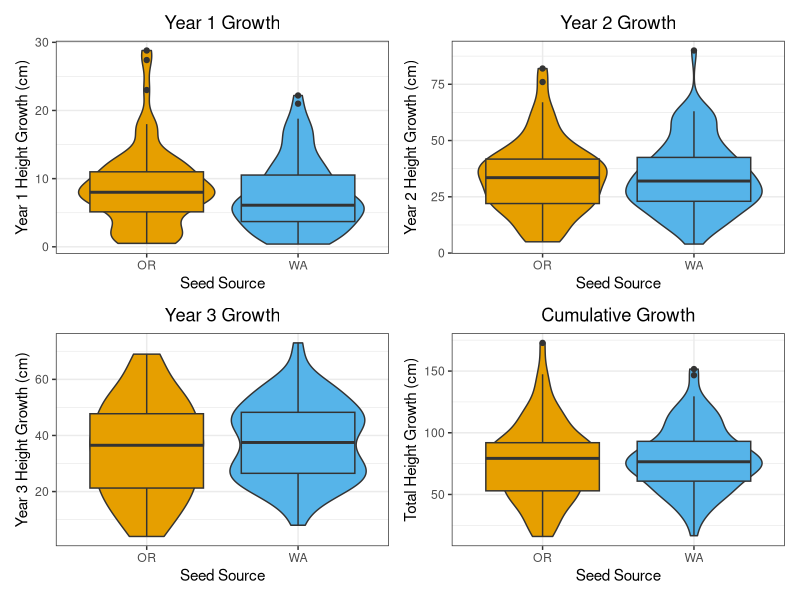
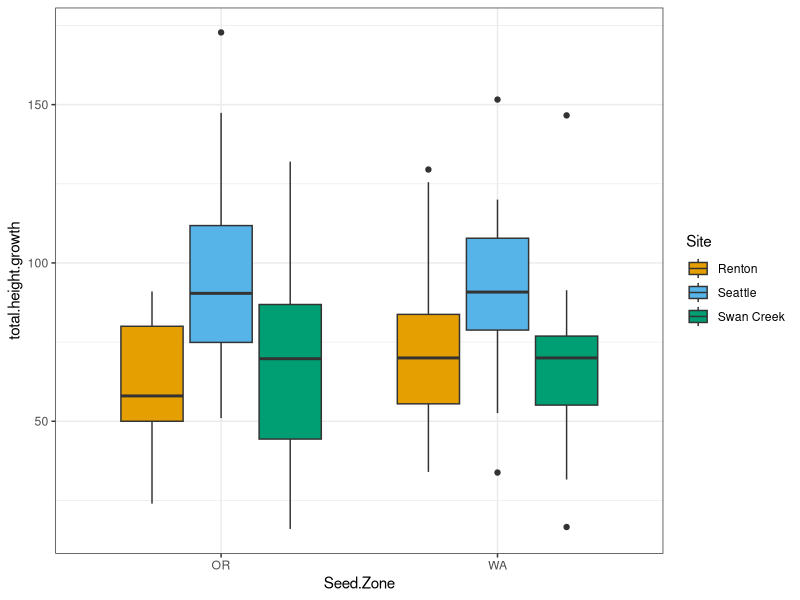
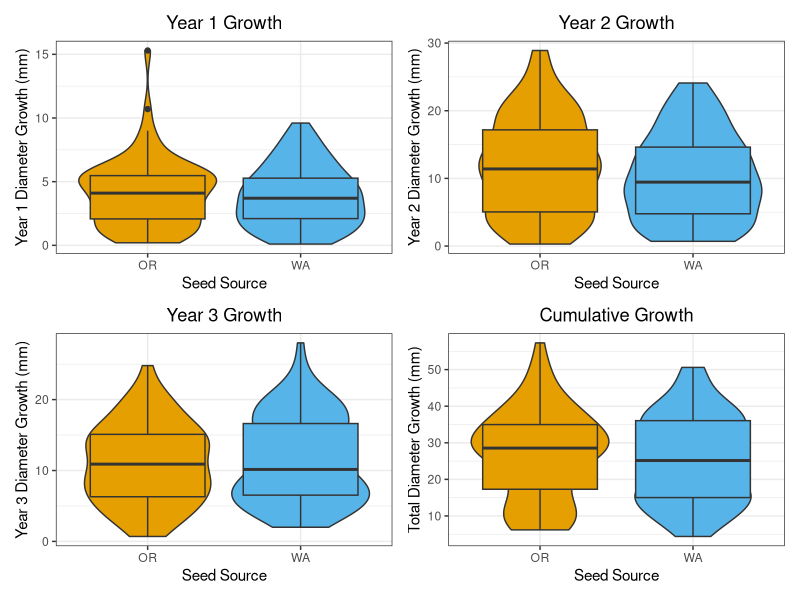
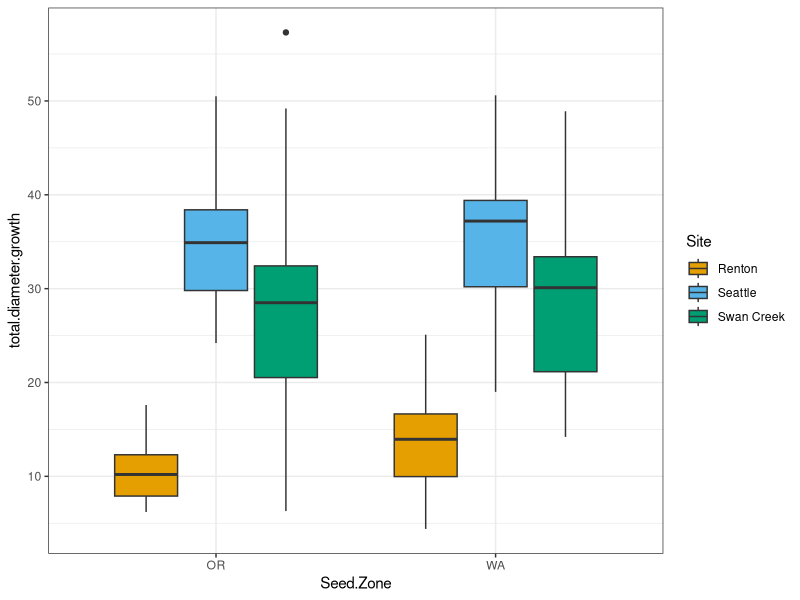
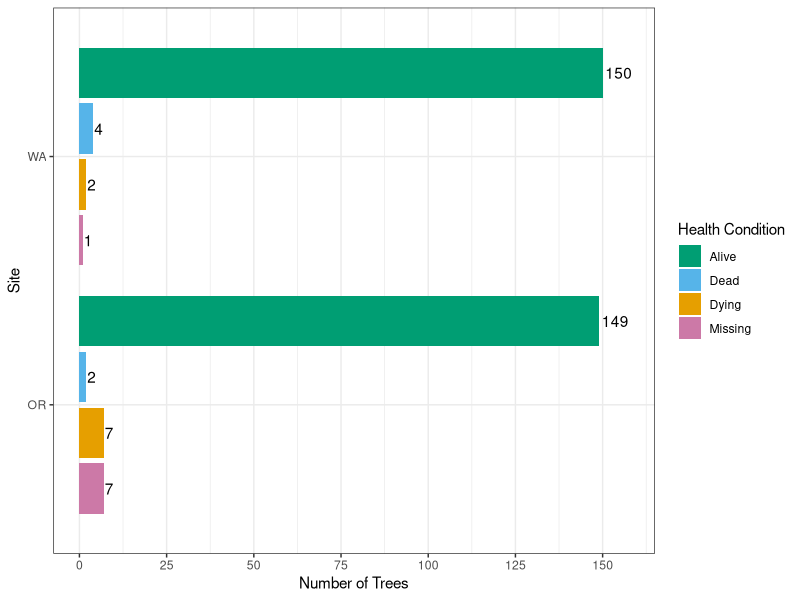
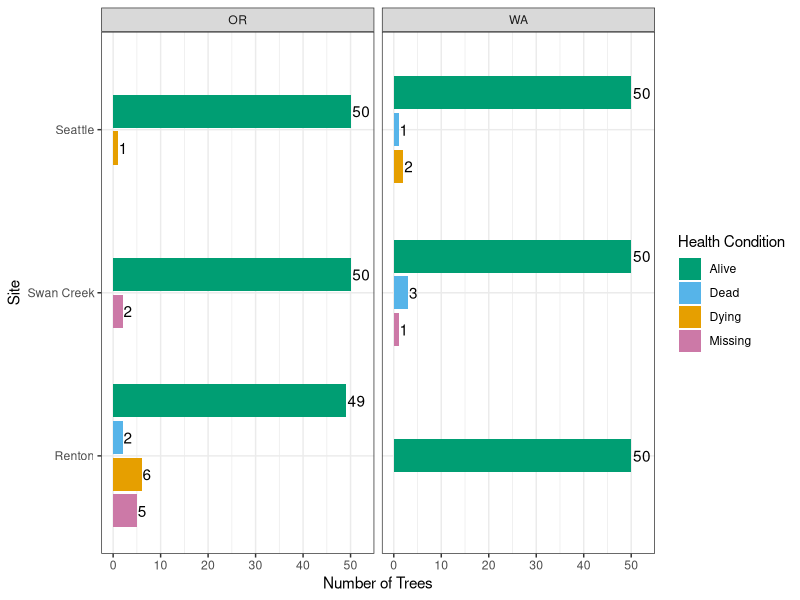

Source code (R) for these figures, in order:
## ---- chunk 1
knitr::opts_chunk$set(echo = FALSE)
## ---- chunk 2
library(tidyverse)
library(kableExtra)
library(patchwork)
## ---- chunk 3
#2023 changes made in excel 
#y1$Seed.Zone[y1$Seed.Zone=="WA "] <- "WA"
#y1$X2022.Tree.Height..cm.[y1$X2022.Tree.Height..cm.==5408] <- 54.8
#y1$X2022.Tree.Diameter..mm.[y1$X2022.Tree.Diameter..mm.==110.0] <- 11
#y2$X2023.Tree.Diameter..mm.[y2X2022.Tree.Diameter..mm.==123] <- 12.3
#y2$X2023.Tree.Diameter..mm.[y2X2022.Tree.Diameter..mm.==135] <- 13.5

#2023 seattle OR data skipped tree number 14, moved 15, 16, 17 measurements up. 8 was missing
#2023 seattle OR site was missing trees 42 and 43, but recorded trees 39-41 in 2023 were better fit for previous 2022 measurements for 41-43. However, trees were in different row. very confused. Wondering if trees OR42 and OR43 actually got moved to end of OR31 row somehow after site was mapped? 
#2023 seattle OR last row trees 42,43, 46 and 50 were missing. However, tree number 45 fit better with tree 46, feeling confident tree recorded as 45 was actually 46, and 47 was actually missing because trees 47-49 were actually trees 48-50, adjusted
#2023 Swan Creek WA #141 included a 40cm height increase, which must be a mistake. Recommend excluding all trees with greater than 30cm height increases from first analyses. 
#2023 Swan Creek WA #171 included a 70cm height increase, which must be a mistake. Recommend excluding all trees with greater than 30cm height increases from first analyses. 
## ---- chunk 4
y1 <- read.csv("./data/2022 Measurements.csv")
y2 <- read.csv("./data/2023 MeasurementsCorrected.csv")
y3 <- read.csv("./data/2024 Measurementsv3.csv")
library(readxl)
sheet2025 <- read_excel("data/2025 Measurements.xlsx", 
    sheet = "2025")
rough2025 <- read_excel("data/2025 Measurements.xlsx", 
    sheet = "2025 rough draft")

y1$Measurement.Year <- 2022
y2$Measurement.Year <- 2023
y3$Measurement.Year <- 2024

#rename columns to merge
rough2025 <- rough2025 %>% 
  rename("New Tree Number" = "Tree #") %>%
  rename("Tree Diameter (mm)" = "DBH") %>%
  rename("Tree Height (cm)" = "Height") %>%
  rename("Health" = "Condition") %>%
  rename("Date Measured" = "Measure Date") %>%
  rename("Comment" = "Comments")

rough2025 <- rough2025 %>%
    mutate(Site = recode(Site, 'Discovery Park' = 'Seattle'))

rough2025 <- rough2025 %>% select(-c("Seed Zone"))

#merge two sheets together based on tree number

#sheet2025 <- sheet2025 %>%
#  mutate(`New Tree Number` = coalesce(`New Tree Number`,`Tree Number`))

merged2025 <- left_join(rough2025, sheet2025, by=c("New Tree Number"="New Tree Number","Site" = "Site"))
#attributes(merged2025)

merged2025 <- merged2025 %>%
  mutate(`Health` = coalesce(`Health.x`,`Health.y`)) %>%
  mutate(`Comment` = coalesce(`Comment.x`,`Comment.y`))

merged2025 <- merged2025 %>%
  mutate(`Elk Browse` = case_when(
    grepl("browsed", Comment, ignore.case = TRUE) ~ "Y",
    TRUE ~ "N" # Keep the original value if no match is found
  ))

y4 <- merged2025 %>% select(-c("Tree Height (cm).y","Tree Diameter (mm).y", "Comment.y","Health.y","Year Measured","Date Measured.y","Comment.x","Health.x"))
y4 <- cbind(y4, Measurement.Year= 2025)


#add tree numbers for first year
y1 <- y1 %>% mutate(Temp.Tree.Number = row_number())

#remove unnecessary columns
y1 <- y1 %>% select(-c("Year.Measured","Color"))
y2 <- y2 %>% select(-c("Year.Measured","Color"))
y3 <- y3 %>% select(-c("Year.Measured"))

#rename columns to match other years
y4 <- y4 %>% 
  rename("New.Tree.Number" = "New Tree Number") %>%
  rename("Tree.Height..cm." = "Tree Height (cm).x") %>%
  rename("Tree.Diameter..mm." = "Tree Diameter (mm).x") %>%
  rename("Seed.Zone" = "Seed Zone") %>%
  rename("Date.Measured" = "Date Measured.x") %>%
  rename("Tree.Number" = "Tree Number") %>%
  rename("Elk.Browse" = "Elk Browse")

## ---- chunk 5
#change date format to match year 4
y1$Date.Measured <- as.Date(y1$Date.Measured,format = "%m/%d/%y")
y1$Date.Planted <- as.Date(y1$Date.Planted,format = "%m/%d/%y")
y2$Date.Measured <- as.Date(y2$Date.Measured,format ="%m/%d/%y")
y3$Date.Measured <- as.Date(y3$Date.Measured, format = "%m/%d/%y")
y4$Date.Measured <- as.Date(y4$Date.Measured,format = "%m/%d/%y")

y1 <- y1 %>%
  mutate(Health = ifelse(is.na(Health), "Alive", Health))

#bind all year dataframes together
trees.bind <- bind_rows(y1,y2) %>% bind_rows(.,y3) %>% bind_rows(.,y4) %>% filter(Site!="Tomanamus" & Site!="" & Site!="Puyallup") %>% droplevels()

trees.bind[130, "Health"] <- "Dead"
trees.bind[167, "Health"] <- "Dying"

## ---- chunk 6
trees.bind$Health[trees.bind$Health==""] <- "Missing"
trees.bind$Health[trees.bind$Health=="missing"] <- "Missing"
trees.bind$Seed.Zone[trees.bind$Seed.Zone=="Wa"] <- "WA"
trees.bind <- trees.bind %>% droplevels()

trees.bind <- trees.bind %>%
  mutate(`Elk.Browse` = case_when(
    grepl("browsed", Comment, ignore.case = TRUE) ~ "Y",
    TRUE ~ "N" # Keep the original value if no match is found
  ))

trees.bind <- trees.bind %>%
  mutate(`Health` = case_when(
    grepl("Missing/presumed dead", Comment, ignore.case = TRUE) ~ "Missing",
    TRUE ~ `Health` # Keep the original value if no match is found
  ))
## ---- chunk 7

trees.bind <- trees.bind %>% group_by(Tree.Number, Site, Seed.Zone) %>% mutate(New.Tree.Number = if_else(is.na(New.Tree.Number),first(na.omit(New.Tree.Number)),New.Tree.Number)) %>%ungroup()

trees.bind <- trees.bind %>% group_by(Tree.Number, Site, Seed.Zone) %>% mutate(Temp.Tree.Number = if_else(is.na(Temp.Tree.Number),first(na.omit(Temp.Tree.Number)),Temp.Tree.Number)) %>%ungroup()

trees.bind <- trees.bind %>%  group_by(Tree.Number, Site, Seed.Zone) %>% mutate(Date.Planted = if_else(is.na(Date.Planted),first(na.omit(Date.Planted)),Date.Planted)) %>%ungroup()

trees.bind <- trees.bind %>%  group_by(Tree.Number, Site, Seed.Zone) %>% mutate(Final.Health = if_else(Measurement.Year == 2025, ifelse(is.na(Health),first(na.omit(Health)),Health),first(na.omit(Health)),Health)) %>% ungroup()
## ---- chunk 8
trees.bind$Date.Measured <- as.Date(trees.bind$Date.Measured,"%m/%d/%y")
trees.bind$Date.Planted <- as.Date(trees.bind$Date.Planted,"%m/%d/%y")
trees.bind <- trees.bind %>% mutate(Planted.Growth.Days=Date.Measured-Date.Planted)
## ---- chunk 9
trees <- trees.bind
dead.trees <- trees %>%
  filter(Health == "Dead")
matching.trees <- trees %>%
  inner_join(dead.trees, by = "Tree.Number", relationship = "many-to-many")
## ---- chunk 10
trees$Site <- as.factor(trees$Site)
trees$Seed.Zone <-as.factor(trees$Seed.Zone)
trees$Health <- as.factor(trees$Health)
## ---- chunk 11
# NOTE RENTON OR TREE 180 was entered twice or there is two values for it. We need to look into this further, but for now we removed it from the data.
## ---- chunk 12
trees <- trees %>% filter(Tree.Number!=180 | Site!="Renton" | Seed.Zone!="OR")
## ---- chunk 13
trees.wide <- trees %>% pivot_wider(
    id_cols = c(Tree.Number, Site, Seed.Zone, New.Tree.Number),
    names_from = Measurement.Year,
    values_from = c(Tree.Height..cm., Tree.Diameter..mm.),
    names_glue = "{.value}_{Measurement.Year}") 
## ---- chunk 14
# see if there are any duplicate trees based on number, site, seed zone and year
#{trees} |> summarize(n = n(), .by = c(Tree.Number, Site, Seed.Zone, Measurement.Year)) |> filter(n > 1L)
## ---- chunk 15
trees.wide.growth <- trees.wide %>% mutate(y1.height.growth = Tree.Height..cm._2023-Tree.Height..cm._2022, y2.height.growth = Tree.Height..cm._2024-Tree.Height..cm._2023, y3.height.growth = Tree.Height..cm._2025-Tree.Height..cm._2024, y1.diameter.growth = Tree.Diameter..mm._2023-Tree.Diameter..mm._2022, y2.diameter.growth = Tree.Diameter..mm._2024-Tree.Diameter..mm._2023, y3.diameter.growth = Tree.Diameter..mm._2025 - Tree.Diameter..mm._2024, total.height.growth = Tree.Height..cm._2025-Tree.Height..cm._2022, total.diameter.growth = Tree.Diameter..mm._2025-Tree.Diameter..mm._2022)
## ---- chunk 16
#trees.partial <- trees[1,2,3,9,11,12,13]
#trees.wide.joined <- left_join(trees.wide.growth, trees.partial, by=c("Tree.Number", "Site", "Seed.Zone"))
## ---- chunk 17
#tree.growth <- trees %>% group_by(Tree.Number, Site, Seed.Zone) %>% arrange(Measurement.Year) %>% mutate(Height.Growth = Tree.Height..cm. - lag(Tree.Height..cm.), Diameter.Growth = Tree.Diameter..mm. - lag(Tree.Diameter..mm.)) %>% ungroup()
## ---- chunk 18
#tree.growth.year <- tree.growth %>% group_by(Tree.Number, Site, Seed.Zone, Measurement.Year) %>% reframe(Heigh.Growth=Height.Growth,Diameter.Growth=Diameter.Growth)
## ---- chunk 19
#trees <- left_join(trees,tree.growth.year, by=c("Tree.Number", "Site", "Seed.Zone", "Measurement.Year"))
## ---- chunk 20
# FILTERED ALL TREES with NEGATIVE height increases or NEGATIVE diameter increases
#Data cleaning
#neg.trees <- trees %>% filter(Height.Growth<0)
#neg.trees <- neg.trees[c(1,2,3,5,6,12,13,20,21)]
#pos.trees <- trees %>% filter(Height.Growth>20)
## ---- chunk 21
#trees.pos <- tree.growth %>% filter(Height.Growth>0 & Diameter.Growth>0)  
## ---- chunk 22
trees.wide.pos.total <- trees.wide.growth %>% filter(total.height.growth>0 & total.diameter.growth>0)
trees.wide.pos.y1 <- trees.wide.growth %>% filter(y1.height.growth>0 & y1.diameter.growth>0)
trees.wide.pos.y2 <- trees.wide.growth %>% filter(y2.height.growth>0 & y2.diameter.growth>0)
trees.wide.pos.y3 <- trees.wide.growth %>% filter(y3.height.growth>0 & y3.diameter.growth>0)
trees.wide.pos.all <- trees.wide.growth %>% filter(y1.height.growth>0 & y1.diameter.growth>0 & y2.height.growth>0 & y2.diameter.growth>0 & y3.height.growth>0 & y3.diameter.growth>0)
## ---- chunk 23
#a few possible mistakes in measurements with trees greater than 30cm height increase. Removing trees above 24 increase also removes Seattle OR Trees 39-41 which were off in measurements, trees were possibly moved after mapping? 
## ---- chunk 24
#create table summarizing when sites were planted and remeasured.
## ---- chunk 25
#Site.Summary <- trees.pos %>% group_by(Site,Seed.Zone,Measurement.Year) %>% summarize(n=n()) %>% left_join(.,trees.pos,by=c("Site","Seed.Zone","Measurement.Year"),multiple="first")

Site.Summary <- trees.wide.pos.all %>% group_by(Site,Seed.Zone) %>% summarize(n=n())
kable(Site.Summary[c(1,2,3)]) %>% kable_material(c("striped", "hover","condensed"))
## ---- chunk 26
#trees.summary <- trees.wide.pos.all %>% group_by(Seed.Zone)  %>% summarize(
#n=n(),
#mean.height.2024=mean(Tree.Height..cm._2024),
#mean.diameter.2024=mean(Tree.Diameter..mm._2024),
#mean.y1.height.growth=mean(y1.height.growth,na.rm=TRUE),
#mean.y1.diameter.growth=mean(y1.diameter.growth,na.rm=TRUE),
#mean.y2.height.growth=mean(y2.height.growth,na.rm=TRUE),
#mean.y2.diameter.growth=mean(y2.diameter.growth,na.rm=TRUE),
#mean.total.height.growth=mean(total.height.growth,na.rm=TRUE),
#mean.total.diameter.growth=mean(total.diameter.growth,na.rm=TRUE))
#kable(trees.summary,digits = 2,format = "html", table.attr='class="scrollable-table"') %>% kable_material(c("striped", "hover","condensed")) %>% kable_styling(full_width = F) %>% scroll_box(height = "300px")

trees.summary <- trees.wide.pos.all %>% group_by(Seed.Zone)  %>% summarize(
n=n(),
mean.height.2025=mean(Tree.Height..cm._2025),
mean.diameter.2025=mean(Tree.Diameter..mm._2025),
mean.y1.height.growth=mean(y1.height.growth,na.rm=TRUE),
mean.y1.diameter.growth=mean(y1.diameter.growth,na.rm=TRUE),
mean.y2.height.growth=mean(y2.height.growth,na.rm=TRUE),
mean.y2.diameter.growth=mean(y2.diameter.growth,na.rm=TRUE),
mean.y3.diameter.growth=mean(y3.diameter.growth,na.rm=TRUE),
mean.y3.height.growth=mean(y3.height.growth,na.rm=TRUE),
mean.total.height.growth=mean(total.height.growth,na.rm=TRUE),
mean.total.diameter.growth=mean(total.diameter.growth,na.rm=TRUE))
kable(trees.summary,digits = 2,format = "html", table.attr='class="scrollable-table"') %>% kable_material(c("striped", "hover","condensed")) %>% kable_styling(full_width = F) %>% scroll_box(height = "300px")
## ---- chunk 27
trees.summary.sites <- trees.wide.pos.all %>% group_by(Site,Seed.Zone)  %>% summarize(
n=n(),
mean.height.2025=mean(Tree.Height..cm._2025),
mean.diameter.2025=mean(Tree.Diameter..mm._2025),
mean.y1.height.growth=mean(y1.height.growth,na.rm=TRUE),
mean.y1.diameter.growth=mean(y1.diameter.growth,na.rm=TRUE),
mean.y2.height.growth=mean(y2.height.growth,na.rm=TRUE),
mean.y2.diameter.growth=mean(y2.diameter.growth,na.rm=TRUE),
mean.y3.diameter.growth=mean(y3.diameter.growth,na.rm=TRUE),
mean.y3.height.growth=mean(y3.height.growth, na.rm = TRUE),
mean.total.height.growth=mean(total.height.growth,na.rm=TRUE),
mean.total.diameter.growth=mean(total.diameter.growth,na.rm=TRUE))
kable(trees.summary.sites,digits = 2) %>% kable_material(c("striped", "hover","condensed")) %>% kable_styling(full_width = F) %>% scroll_box(height = "300px")
## ---- chunk 28

P1 <- ggplot(trees.wide.pos.all,aes(Seed.Zone,y1.height.growth,fill=Seed.Zone)) +geom_violin() +geom_boxplot() +theme_bw()+guides(fill=FALSE) +scale_fill_manual(values=c("#E69F00", "#56B4E9")) +labs(y= "Year 1 Height Growth (cm)", x= "Seed Source",title="Year 1 Growth") + theme(plot.title = element_text(hjust = 0.5))
P2 <- ggplot(trees.wide.pos.all,aes(Seed.Zone,y2.height.growth,fill=Seed.Zone)) +geom_violin() +geom_boxplot() +theme_bw()+guides(fill=FALSE) +scale_fill_manual(values=c("#E69F00", "#56B4E9")) +labs(y= "Year 2 Height Growth (cm)",x= "Seed Source",title="Year 2 Growth") + theme(plot.title = element_text(hjust = 0.5))
P3 <- ggplot(trees.wide.pos.all,aes(Seed.Zone,y3.height.growth,fill=Seed.Zone)) +geom_violin() +geom_boxplot() +theme_bw()+guides(fill=FALSE) +scale_fill_manual(values=c("#E69F00", "#56B4E9")) +labs(y= "Year 3 Height Growth (cm)",x= "Seed Source",title="Year 3 Growth") + theme(plot.title = element_text(hjust = 0.5))
P4 <- ggplot(trees.wide.pos.all,aes(Seed.Zone,total.height.growth,fill=Seed.Zone)) +geom_violin() +geom_boxplot() +theme_bw()+guides(fill=FALSE) +scale_fill_manual(values=c("#E69F00", "#56B4E9")) +labs(y= "Total Height Growth (cm)",x= "Seed Source",title="Cumulative Growth") + theme(plot.title = element_text(hjust = 0.5))

P1 + P2 + P3 + P4
## ---- chunk 29
ggplot(trees.wide.pos.all,aes(Seed.Zone,total.height.growth,fill=Site)) +geom_boxplot() +theme_bw() +scale_fill_manual(values=c("#E69F00", "#56B4E9", "#009E73"))
## ---- chunk 30
P1 <- ggplot(trees.wide.pos.all,aes(Seed.Zone,y1.diameter.growth,fill=Seed.Zone)) +geom_violin() +geom_boxplot() +theme_bw()+guides(fill=FALSE) +scale_fill_manual(values=c("#E69F00", "#56B4E9")) +labs(y= "Year 1 Diameter Growth (mm)", x= "Seed Source" ,title="Year 1 Growth") + theme(plot.title = element_text(hjust = 0.5))
P2 <- ggplot(trees.wide.pos.all,aes(Seed.Zone,y2.diameter.growth,fill=Seed.Zone)) +geom_violin() +geom_boxplot() +theme_bw()+guides(fill=FALSE) +scale_fill_manual(values=c("#E69F00", "#56B4E9")) +labs(y= "Year 2 Diameter Growth (mm)",x= "Seed Source",title="Year 2 Growth") + theme(plot.title = element_text(hjust = 0.5))
P3 <- ggplot(trees.wide.pos.all,aes(Seed.Zone,y3.diameter.growth,fill=Seed.Zone)) +geom_violin() +geom_boxplot() +theme_bw()+guides(fill=FALSE) +scale_fill_manual(values=c("#E69F00", "#56B4E9")) +labs(y= "Year 3 Diameter Growth (mm)",x= "Seed Source",title="Year 3 Growth") + theme(plot.title = element_text(hjust = 0.5))
P4 <- ggplot(trees.wide.pos.all,aes(Seed.Zone,total.diameter.growth,fill=Seed.Zone)) +geom_violin() +geom_boxplot() +theme_bw()+guides(fill=FALSE) +scale_fill_manual(values=c("#E69F00", "#56B4E9")) +labs(y= "Total Diameter Growth (mm)",x= "Seed Source",title="Cumulative Growth") + theme(plot.title = element_text(hjust = 0.5))

P1 + P2 + P3 + P4
## ---- chunk 31
ggplot(trees.wide.pos.all,aes(Seed.Zone,total.diameter.growth,fill=Site)) +geom_boxplot() +theme_bw() +scale_fill_manual(values=c("#E69F00", "#56B4E9", "#009E73"))
## ---- chunk 32
trees.condition.zone <- trees %>% group_by(Seed.Zone,Final.Health) %>% summarize(n=n_distinct(Temp.Tree.Number)) %>% filter(Final.Health!="NA")
#kable(trees.condition.zone) %>% kable_material(c("striped", "hover","condensed"))
## ---- chunk 33
ggplot(trees.condition.zone,aes(x = reorder(Seed.Zone, -n),n,fill=Final.Health))+geom_col(position = position_dodge2(preserve = "single",reverse=TRUE))+theme_bw()+coord_flip()+ scale_y_continuous(breaks = c(0,25,50,75,100,125,150),expand = expansion(mult = c(0.05, 0.1))) +scale_fill_manual(values=c( "#009E73","#56B4E9","#E69F00","#CC79A7"))+labs(x="Site",y="Number of Trees",fill="Health Condition") +geom_text(aes(label=n,group=Final.Health),position = position_dodge2(width=0.9,preserve = "single",reverse=TRUE),hjust=-0.1)
## ---- chunk 34
trees.condition <- trees %>% group_by(Site,Seed.Zone,Final.Health) %>% summarize(n=n_distinct(Temp.Tree.Number)) %>% filter(Final.Health!="NA")
#kable(trees.condition) %>% kable_material(c("striped", "hover","condensed"))
## ---- chunk 35
trees.condition$Final.Health <- factor(trees.condition$Final.Health, levels=c('Alive','Dead','Dying','Missing'))
## ---- chunk 36
ggplot(trees.condition,aes(x = reorder(Site, -n),n,fill=Final.Health))+facet_wrap(~Seed.Zone)+geom_col(position = position_dodge2(preserve = "single",reverse=TRUE))+theme_bw()+coord_flip() + scale_y_continuous(expand = expansion(mult = c(0.05, 0.1))) +scale_fill_manual(values=c( "#009E73","#56B4E9","#E69F00","#CC79A7"))+labs(x="Site",y="Number of Trees",fill="Health Condition") +geom_text(aes(label=n,group=Final.Health),position = position_dodge2(width=0.9,preserve = "single",reverse=TRUE),hjust=-0.1)
